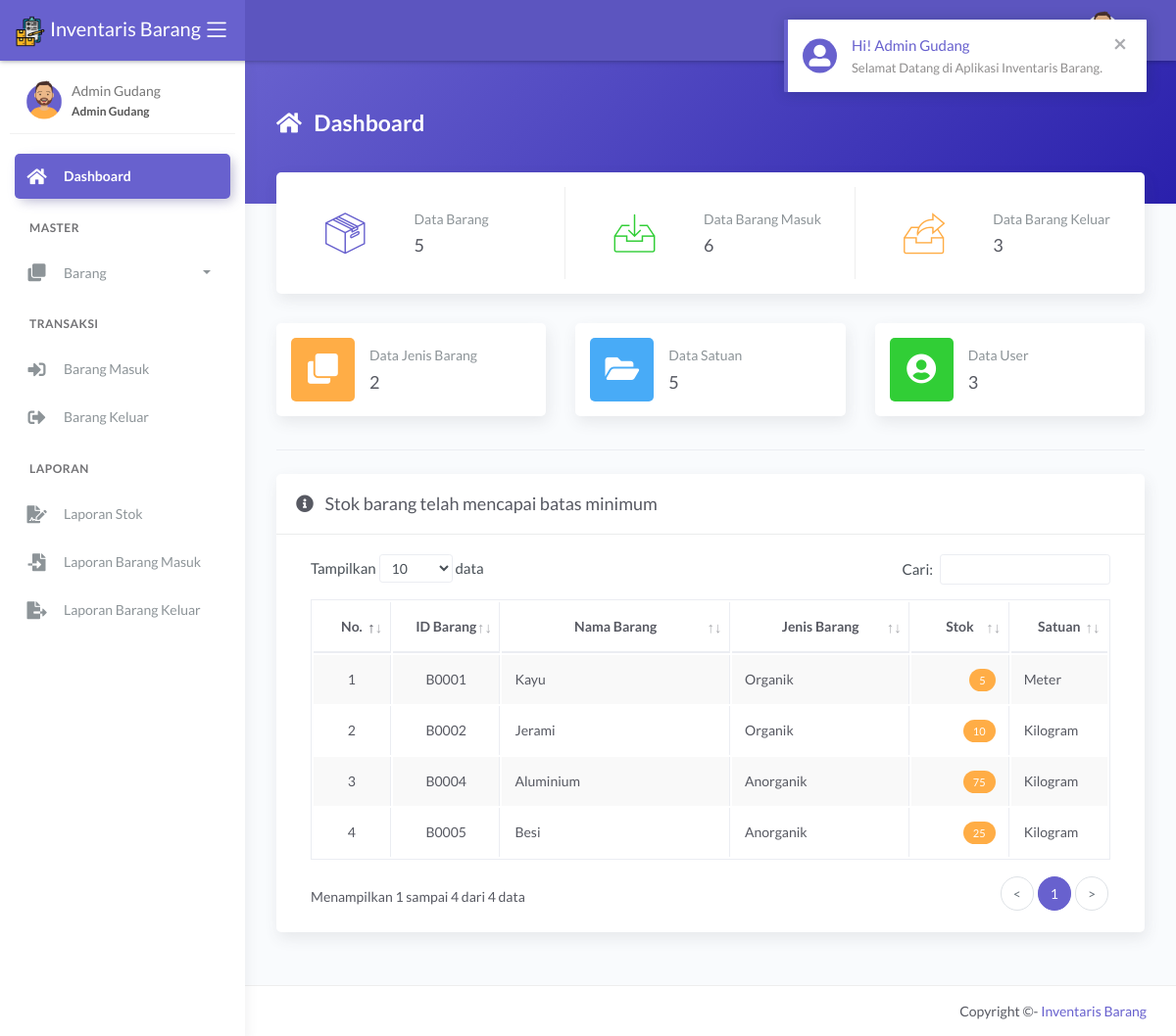
The page /main.php?module=dashboard&pesan=1 (signed in) on the database its author committed.
### tables this page shows
CREATE TABLE `tbl_barang` (
  `id_barang` varchar(5) NOT NULL,
  `nama_barang` varchar(100) NOT NULL,
  `jenis` int(11) NOT NULL,
  `stok_minimum` int(11) NOT NULL,
  `stok` int(11) NOT NULL DEFAULT 0,
  `satuan` int(11) NOT NULL,
  `foto` varchar(100) DEFAULT NULL
);

CREATE TABLE `tbl_jenis` (
  `id_jenis` int(11) NOT NULL,
  `nama_jenis` varchar(50) NOT NULL
);

CREATE TABLE `tbl_satuan` (
  `id_satuan` int(11) NOT NULL,
  `nama_satuan` varchar(30) NOT NULL
);

### modules/dashboard/tampil_data.php (the view)
<?php
if (basename($_SERVER['PHP_SELF']) === basename(__FILE__)) {
  header('location: 404.html');
}
else {
  if (isset($_GET['pesan'])) {
    if ($_GET['pesan'] == 1) {
      echo '<div class="alert alert-notify alert-secondary alert-dismissible fade show" role="alert">
              <span data-notify="icon" class="fas fa-user-alt"></span>
              <span data-notify="title" class="text-secondary">Hi! ' . $_SESSION['nama_user'] . '</span>
              <span data-notify="message">Selamat Datang di Aplikasi Inventaris Barang.</span>
              <button type="button" class="close" data-dismiss="alert" aria-label="Close">
                <span aria-hidden="true">&times;</span>
              </button>
            </div>';
    }
  }
?>
  <div class="panel-header bg-secondary-gradient">
    <div class="page-inner py-5">
      <div class="d-flex align-items-left align-items-md-top flex-column flex-md-row">
        <div class="page-header text-white">
          <h4 class="page-title text-white"><i class="fas fa-home mr-2"></i> Dashboard</h4>
        </div>
      </div>
    </div>
  </div>
  <div class="page-inner mt--5">
    <div class="row row-card-no-pd mt--2">
      <div class="col-sm-12 col-md-4">
        <div class="card card-stats card-round">
          <div class="card-body ">
            <div class="row">
              <div class="col-5">
                <div class="icon-big2 text-center">
                  <i class="flaticon-box-2 text-secondary"></i>
                </div>
              </div>
              <div class="col-7 col-stats">
                <div class="numbers">
                  <p class="card-category">Data Barang</p>
                  <?php
                  $query = mysqli_query($mysqli, "SELECT * FROM tbl_barang")
                                                  or die('Ada kesalahan pada query jumlah data barang : ' . mysqli_error($mysqli));
                  $jumlah_barang = mysqli_num_rows($query);
                  ?>
                  <h4 class="card-title"><?php echo number_format($jumlah_barang, 0, '', '.'); ?></h4>
                </div>
              </div>
            </div>
          </div>
        </div>
      </div>
      <div class="col-sm-12 col-md-4">
        <div class="card card-stats card-round">
          <div class="card-body ">
            <div class="row">
              <div class="col-5">
                <div class="icon-big2 text-center">
                  <i class="flaticon-inbox text-success"></i>
                </div>
              </div>
              <div class="col-7 col-stats">
                <div class="numbers">
                  <p class="card-category">Data Barang Masuk</p>
                  <?php
                  $query = mysqli_query($mysqli, "SELECT * FROM tbl_barang_masuk")
                                                  or die('Ada kesalahan pada query jumlah data barang masuk : ' . mysqli_error($mysqli));
                  $jumlah_barang_masuk = mysqli_num_rows($query);
                  ?>
                  <h4 class="card-title"><?php echo number_format($jumlah_barang_masuk, 0, '', '.'); ?></h4>
                </div>
              </div>
            </div>
          </div>
        </div>
      </div>
      <div class="col-sm-12 col-md-4">
        <div class="card card-stats card-round">
          <div class="card-body">
            <div class="row">
              <div class="col-5">
                <div class="icon-big2 text-center">
                  <i class="flaticon-archive text-warning"></i>
                </div>
              </div>
              <div class="col-7 col-stats">
                <div class="numbers">
                  <p class="card-category">Data Barang Keluar</p>
                  <?php
                  $query = mysqli_query($mysqli, "SELECT * FROM tbl_barang_keluar")
                                                  or die('Ada kesalahan pada query jumlah data barang keluar : ' . mysqli_error($mysqli));
                  $jumlah_barang_keluar = mysqli_num_rows($query);
                  ?>
                  <h4 class="card-title"><?php echo number_format($jumlah_barang_keluar, 0, '', '.'); ?></h4>
                </div>
              </div>
            </div>
          </div>
        </div>
      </div>
    </div>
    <?php
    if ($_SESSION['hak_akses'] != 'Kepala Gudang') { ?>
      <div class="row">
        <div class="col-sm-12 col-md-4">
          <div class="card card-stats card-round">
            <div class="card-body ">
              <div class="row align-items-center">
                <div class="col-icon">
                  <div class="icon-big text-center icon-warning bubble-shadow-small">
                    <i class="fas fa-clone"></i>
                  </div>
                </div>
                <div class="col col-stats ml-3 ml-sm-0">
                  <div class="numbers">
                    <p class="card-category">Data Jenis Barang</p>
                    <?php
                    $query = mysqli_query($mysqli, "SELECT * FROM tbl_jenis")
                                                    or die('Ada kesalahan pada query jumlah data jenis barang : ' . mysqli_error($mysqli));
                    $jumlah_jenis_barang = mysqli_num_rows($query);
                    ?>
                    <h4 class="card-title"><?php echo number_format($jumlah_jenis_barang, 0, '', '.'); ?></h4>
                  </div>
                </div>
              </div>
            </div>
          </div>
        </div>
        <div class="col-sm-12 col-md-4">
          <div class="card card-stats card-round">
            <div class="card-body">
              <div class="row align-items-center">
                <div class="col-icon">
                  <div class="icon-big text-center icon-info bubble-shadow-small">
                    <i class="fas fa-folder-open"></i>
                  </div>
                </div>
                <div class="col col-stats ml-3 ml-sm-0">
                  <div class="numbers">
                    <p class="card-category">Data Satuan</p>
                    <?php
                    $query = mysqli_query($mysqli, "SELECT * FROM tbl_satuan")
                                                    or die('Ada kesalahan pada query jumlah data satuan : ' . mysqli_error($mysqli));
                    $jumlah_satuan = mysqli_num_rows($query);
                    ?>
                    <h4 class="card-title"><?php echo number_format($jumlah_satuan, 0, '', '.'); ?></h4>
                  </div>
                </div>
              </div>
            </div>
          </div>
        </div>
        <div class="col-sm-12 col-md-4">
          <div class="card card-stats card-round">
            <div class="card-body">
              <div class="row align-items-center">
                <div class="col-icon">
                  <div class="icon-big text-center icon-success bubble-shadow-small">
                    <i class="fas fa-user-circle"></i>
                  </div>
                </div>
                <div class="col col-stats ml-3 ml-sm-0">
                  <div class="numbers">
                    <p class="card-category">Data User</p>
                    <?php
                    $query = mysqli_query($mysqli, "SELECT * FROM tbl_user")
                                                    or die('Ada kesalahan pada query jumlah data user : ' . mysqli_error($mysqli));
                    $jumlah_user = mysqli_num_rows($query);
                    ?>
                    <h4 class="card-title"><?php echo number_format($jumlah_user, 0, '', '.'); ?></h4>
                  </div>
                </div>
              </div>
            </div>
          </div>
        </div>
      </div>
      <hr class="mt-1 pb-2">
    <?php } ?>
    <div class="card">
      <div class="card-header">
        <div class="card-title"><i class="fas fa-info-circle mr-2"></i> Stok barang telah mencapai batas minimum</div>
      </div>
      <div class="card-body">
        <div class="table-responsive">
          <table id="basic-datatables" class="display table table-bordered table-striped table-hover">
            <thead>
              <tr>
                <th class="text-center">No.</th>
                <th class="text-center">ID Barang</th>
                <th class="text-center">Nama Barang</th>
                <th class="text-center">Jenis Barang</th>
                <th class="text-center">Stok</th>
                <th class="text-center">Satuan</th>
              </tr>
            </thead>
            <tbody>
              <?php
              $no = 1;
              $query = mysqli_query($mysqli, "SELECT a.id_barang, a.nama_barang, a.jenis, a.stok_minimum, a.stok, a.satuan, b.nama_jenis, c.nama_satuan
                                              FROM tbl_barang as a INNER JOIN tbl_jenis as b INNER JOIN tbl_satuan as c
                                              ON a.jenis=b.id_jenis AND a.satuan=c.id_satuan
                                              WHERE a.stok<=a.stok_minimum ORDER BY a.id_barang ASC")
                                              or die('Ada kesalahan pada query tampil data : ' . mysqli_error($mysqli));
              while ($data = mysqli_fetch_assoc($query)) { ?>
                <tr>
                  <td width="50" class="text-center"><?php echo $no++; ?></td>
                  <td width="80" class="text-center"><?php echo $data['id_barang']; ?></td>
                  <td width="200"><?php echo $data['nama_barang']; ?></td>
                  <td width="150"><?php echo $data['nama_jenis']; ?></td>
                  <td width="70" class="text-right"><span class="badge badge-warning"><?php echo $data['stok']; ?></span></td>
                  <td width="70"><?php echo $data['nama_satuan']; ?></td>
                </tr>
              <?php } ?>
            </tbody>
          </table>
        </div>
      </div>
    </div>
  </div>
<?php } ?>

### rows shown on the page
tbl_barang: id_barang "B0001", nama_barang "Kayu", tbl_jenis.nama_jenis "Organik", stok "5", tbl_satuan.nama_satuan "Meter"
tbl_barang: id_barang "B0002", nama_barang "Jerami", tbl_jenis.nama_jenis "Organik", stok "10", tbl_satuan.nama_satuan "Kilogram"
tbl_barang: id_barang "B0004", nama_barang "Aluminium", tbl_jenis.nama_jenis "Anorganik", stok "75", tbl_satuan.nama_satuan "Kilogram"
tbl_barang: id_barang "B0005", nama_barang "Besi", tbl_jenis.nama_jenis "Anorganik", stok "25", tbl_satuan.nama_satuan "Kilogram"

### other values the page prints
$_SESSION['nama_user'] "Admin Gudang"
$_SESSION['hak_akses'] "Admin Gudang"
$jumlah_barang "5"
$jumlah_barang_masuk "6"
$jumlah_barang_keluar "3"
$jumlah_jenis_barang "2"
$jumlah_satuan "5"
$jumlah_user "3"
